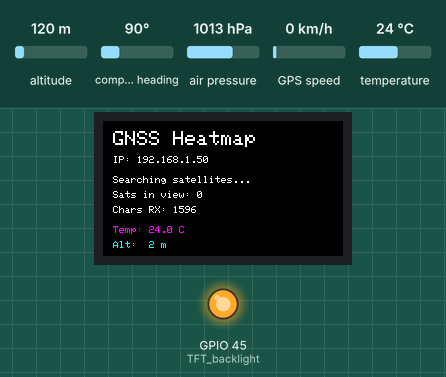
The sketch below on a simulated ESP32. On the bench: 240×135 colour display, output pins drawn as LEDs (lit = HIGH). The inputs (shaded band) are chosen by the test bench; at power-on: temperature 24 °C, air pressure 1013 hPa, altitude 120 m, compass heading 90°, GPS speed 0 km/h. WiFi joins after 1.5 s; servers stay silent unless stated; the GPS gets a fix after 3 s at 37.7749, -122.4194 with 8 satellites; what the sketch prints to the serial monitor is not drawn.

Above: at 2.9 s.
3.0 s: temperature set to 12 °C
At 4.0 s:
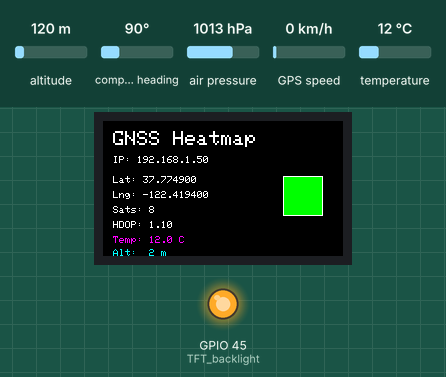
5.2 s: air pressure set to 952 hPa
At 6.9 s:
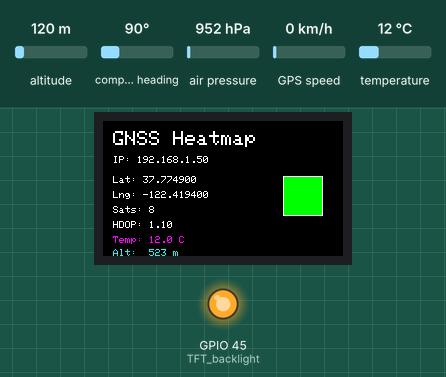
8.7 s: temperature set to 19 °C
10.2 s: air pressure set to 975 hPa
Timing chart, 0 to 13.2 s (numbered marks = the images above; inputs shaded):
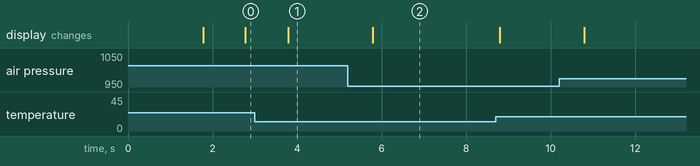

The sketch:

BIP_26_Heatmap_AddingSensorsData_V2.ino
```cpp
#include <Arduino.h>
#include <Wire.h>
#include <SPI.h>
#include <Adafruit_GFX.h>
#include <Adafruit_ST7789.h>
#include <TinyGPSPlus.h>
#include <Adafruit_BMP280.h>   // ← only new include
#include <WiFi.h>
#include <WebSocketsServer.h>

// ── Wi-Fi ─────────────────────────────────────────────────────────────────────
const char* ssid     = "iPhone14";
const char* password = "12345678";

// ── Pin definitions ───────────────────────────────────────────────────────────
#define TFT_CS         7
#define TFT_DC        39
#define TFT_RST       40
#define TFT_backlight 45
#define SPI_SCK       36
#define SPI_MISO      37
#define SPI_MOSI      35
#define I2C_SDA       42
#define I2C_SCL       41
#define GPS_RX        17
#define GPS_TX        18
#define GPS_BAUD      115200
#define BMP_ADDR      0x77     // ← only new define

// ── Objects ───────────────────────────────────────────────────────────────────
Adafruit_ST7789  tft       = Adafruit_ST7789(TFT_CS, TFT_DC, TFT_RST);
Adafruit_BMP280  bmp;          // ← only new object
TinyGPSPlus      gps;
WebSocketsServer webSocket(81);

bool bmpOK = false;            // ← only new variable

unsigned long lastUpdate = 0;
const unsigned long UPDATE_INTERVAL = 1000;

// ── WebSocket event handler — UNCHANGED ──────────────────────────────────────
void webSocketEvent(uint8_t num, WStype_t type, uint8_t* payload, size_t length) {
  switch(type) {
    case WStype_DISCONNECTED:
      Serial.printf("[%u] Disconnected!\n", num);
      break;
    case WStype_CONNECTED:
      {
        IPAddress ip = webSocket.remoteIP(num);
        Serial.printf("[%u] Connected from %d.%d.%d.%d url: %s\n",
                      num, ip[0], ip[1], ip[2], ip[3], payload);
        webSocket.sendTXT(num, "{\"status\":\"connected\"}");
      }
      break;
    case WStype_TEXT:
    case WStype_BIN:
    case WStype_ERROR:
    case WStype_FRAGMENT_TEXT_START:
    case WStype_FRAGMENT_BIN_START:
    case WStype_FRAGMENT:
    case WStype_FRAGMENT_FIN:
      break;
  }
}

void setup() {
  Serial.begin(115200);
  Serial1.begin(GPS_BAUD, SERIAL_8N1, GPS_RX, GPS_TX);

  // ── CRITICAL INIT SEQUENCE — UNCHANGED ───────────────────────────────────
  SPI.begin(SPI_SCK, SPI_MISO, SPI_MOSI, TFT_CS);
  Wire.begin(I2C_SDA, I2C_SCL);
  pinMode(TFT_backlight, OUTPUT);
  digitalWrite(TFT_backlight, HIGH);

  tft.init(135, 240);
  tft.setRotation(3);
  tft.fillScreen(ST77XX_BLACK);

  tft.setTextColor(ST77XX_WHITE, ST77XX_BLACK);
  tft.setTextSize(2);
  tft.setCursor(10, 10);
  tft.println("GNSS Heatmap");
  tft.setTextSize(1);
  tft.setCursor(10, 40);
  tft.println("Connecting to Wi-Fi...");
  tft.setCursor(10, 60);
  tft.println(ssid);

  // ── BMP280 init — added after Wire.begin() ────────────────────────────────
  bmpOK = bmp.begin(BMP_ADDR);
  if (bmpOK) {
    bmp.setSampling(Adafruit_BMP280::MODE_NORMAL,
                    Adafruit_BMP280::SAMPLING_X2,
                    Adafruit_BMP280::SAMPLING_X16,
                    Adafruit_BMP280::FILTER_X16,
                    Adafruit_BMP280::STANDBY_MS_500);
    Serial.println("BMP280 OK");
  } else {
    Serial.println("BMP280 not found — check wiring");
  }

  // ── Wi-Fi — UNCHANGED ────────────────────────────────────────────────────
  WiFi.begin(ssid, password);
  while (WiFi.status() != WL_CONNECTED) {
    delay(500);
    Serial.print(".");
  }

  webSocket.begin();
  webSocket.onEvent(webSocketEvent);

  // ── IP display — UNCHANGED ────────────────────────────────────────────────
  tft.fillScreen(ST77XX_BLACK);
  tft.setTextSize(2);
  tft.setCursor(10, 10);
  tft.println("GNSS Heatmap");
  tft.setTextSize(1);
  tft.setCursor(10, 35);
  tft.print("IP: ");
  tft.println(WiFi.localIP());
  tft.setCursor(10, 55);
  tft.println("Waiting for GPS...");
}

void loop() {
  webSocket.loop();

  while (Serial1.available() > 0) {
    gps.encode(Serial1.read());
  }

  if (millis() - lastUpdate > UPDATE_INTERVAL) {
    lastUpdate = millis();

    // ── Read BMP280 every cycle ───────────────────────────────────────────
    float tempC = bmpOK ? bmp.readTemperature()      : 0.0f;
    float altM  = bmpOK ? bmp.readAltitude(1013.25f) : 0.0f;

    Serial.print("Temperature measured: ");
    Serial.print(tempC);
    Serial.println(" °C");

    if (gps.location.isValid() && gps.hdop.isValid()) {
      double lat  = gps.location.lat();
      double lng  = gps.location.lng();
      double hdop = gps.hdop.hdop();
      int    sats = gps.satellites.value();

      // ── HDOP colour — UNCHANGED ─────────────────────────────────────────
      uint16_t color = ST77XX_RED;
      if      (hdop < 1.5) color = ST77XX_GREEN;
      else if (hdop <= 2.5) color = ST77XX_ORANGE;

      // ── TFT display — original rows kept, two new rows added ─────────────
      tft.fillRect(0, 55, 240, 85, ST77XX_BLACK); // slightly taller clear area
      tft.setCursor(10, 55);
      tft.print("Lat: ");  tft.println(lat, 6);
      tft.setCursor(10, 70);
      tft.print("Lng: ");  tft.println(lng, 6);
      tft.setCursor(10, 85);
      tft.print("Sats: "); tft.println(sats);
      tft.setCursor(10, 100);
      tft.print("HDOP: "); tft.println(hdop, 2);

      // ── Two new sensor rows ───────────────────────────────────────────────
      tft.setTextColor(ST77XX_MAGENTA, ST77XX_BLACK);
      tft.setCursor(10, 115);
      tft.print("Temp: ");
      tft.print(bmpOK ? String(tempC, 1) : "N/A");
      tft.println(" C");

      tft.setTextColor(ST77XX_CYAN, ST77XX_BLACK);
      tft.setCursor(10, 128);
      tft.print("Alt:  ");
      tft.print(bmpOK ? String(altM, 0) : "N/A");
      tft.println(" m");

      tft.setTextColor(ST77XX_WHITE, ST77XX_BLACK); // reset colour

      // ── HDOP colour box — UNCHANGED ──────────────────────────────────────
      tft.fillRect(180, 55, 40, 40, color);
      tft.drawRect(180, 55, 40, 40, ST77XX_WHITE);

      // ── JSON — tempC changed to temp to match WebApp app.js ───────────────
      char jsonBuf[160];
      snprintf(jsonBuf, sizeof(jsonBuf),
        "{\"lat\":%.6f,\"lng\":%.6f,\"hdop\":%.2f,\"sats\":%d,"
        "\"temp\":%.1f,\"altM\":%.0f}",
        lat, lng, hdop, sats, tempC, altM);
      webSocket.broadcastTXT(jsonBuf);

    } else {
      // ── No fix — UNCHANGED, sensor rows still shown ──────────────────────
      tft.fillRect(0, 55, 240, 85, ST77XX_BLACK);
      tft.setTextColor(ST77XX_WHITE, ST77XX_BLACK);
      tft.setCursor(10, 55);
      tft.println("Searching satellites...");
      tft.setCursor(10, 70);
      tft.print("Sats in view: "); tft.println(gps.satellites.value());
      tft.setCursor(10, 85);
      tft.print("Chars RX: ");     tft.println(gps.charsProcessed());

      // Sensor data still displayed while searching
      tft.setTextColor(ST77XX_MAGENTA, ST77XX_BLACK);
      tft.setCursor(10, 105);
      tft.print("Temp: ");
      tft.print(bmpOK ? String(tempC, 1) : "N/A");
      tft.println(" C");

      tft.setTextColor(ST77XX_CYAN, ST77XX_BLACK);
      tft.setCursor(10, 120);
      tft.print("Alt:  ");
      tft.print(bmpOK ? String(altM, 0) : "N/A");
      tft.println(" m");

      tft.setTextColor(ST77XX_WHITE, ST77XX_BLACK);
    }
  }
}
```

Measured:
- after the input at 3.0 s, the display: changes after 0.79 s (image 1)
- after the input at 5.2 s, the display: changes after 0.59 s (image 2)
